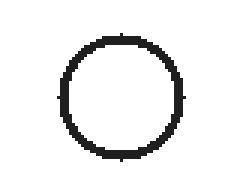
#> input picture assets/url-pilot.png, 80 x 64 px (shown 3 times larger)
$ python normalize.py ../assets/url-pilot.png ../assets/url-pilot.png
#> lines starting #> are read from the running program, lines starting #| are printed output that depends on the picture; after the words box and inside, x2 and y2 are one past the last pixel; in counts of white or black regions, pixels touching at a corner belong together
"""Conservative outline normalization: transparent PNG and #1F1F1F ink.

Only transparent or nearly uniform light backdrops are supported. A complex
background is rejected rather than silently damaging the illustration.
"""
from pathlib import Path
import sys
import numpy as np
from PIL import Image
from scipy import ndimage

INK = (31, 31, 31)
BACKGROUND = (236, 236, 236)


def normalize(source, destination, white_background=False, threshold=225):
#> called with source = '../assets/url-pilot.png', destination = '../assets/url-pilot.png', white_background = False, threshold = 225
    with Image.open(source) as original:
#> original is the input picture: PIL image 80x64 RGBA; mean R, G, B, A 31, 31, 31, 18.3
        im = original.convert('RGBA')
    a = np.asarray(im, dtype=np.uint8)
    rgb = a[:, :, :3].astype(np.float32)
#> rgb: shape (64, 80, 3) float32; every value is 31
    source_alpha = a[:, :, 3].astype(np.float32) / 255.0
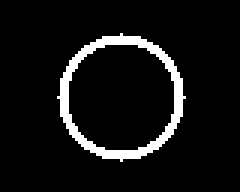
#> source_alpha: shape (64, 80) float32 (shown 3 times larger); values 0 (black) and 1 (white), 7.2% white; 1 white region, box (x1, y1, x2, y2) and area: (19, 11, 62, 54) 368
    h, w = source_alpha.shape
#> h = 64; w = 80

    if source_alpha.min() < 0.98:
        # Preserve genuine transparency, but do not claim the image is subject-only.
        alpha = source_alpha
        method = 'preserved_existing_alpha'
    else:
        # Sample the full perimeter, not just the four corner pixels.
        border = np.concatenate((rgb[0], rgb[-1], rgb[1:-1, 0], rgb[1:-1, -1]))
        bg = np.median(border, axis=0)
        distances = np.max(np.abs(border - bg), axis=1)
        if np.mean(distances <= 18) < 0.94:
            raise ValueError('Complex/nonuniform border: background removal requires review')
        if float(bg.min()) < 180:
            raise ValueError('Background is not light enough for safe dark-ink extraction')
        # Distance from estimated background; soft edges retain antialiasing.
        difference = np.max(np.abs(rgb - bg), axis=2)
        background_candidate = difference <= 24
        seeds = np.zeros((h, w), dtype=bool)
        seeds[0, :] = background_candidate[0, :]
        seeds[-1, :] = background_candidate[-1, :]
        seeds[:, 0] = background_candidate[:, 0]
        seeds[:, -1] = background_candidate[:, -1]
        exterior = ndimage.binary_propagation(seeds, mask=background_candidate)
        # Connected background only: do not delete enclosed white parts of the subject.
        alpha = np.ones((h, w), dtype=np.float32)
        alpha[exterior] = 0.0
        # Subtle antialiasing immediately inside the background boundary.
        edge = ndimage.binary_dilation(exterior, iterations=1) & ~exterior
        alpha[edge] = np.clip(difference[edge] / 65.0, 0.0, 1.0)
        # Safety: refuse a result where most pixels become opaque or none are visible.
        coverage = float(np.mean(alpha > 0.05))
        if coverage > 0.70 or coverage < 0.002:
            raise ValueError(f'Unsafe foreground coverage ({coverage:.1%}); manual review required')
        method = 'border_connected_light_background'

    out = np.zeros_like(a)
    out[:, :, :3] = INK
    out[:, :, 3] = np.rint(alpha * 255).astype(np.uint8)
    if not np.any(out[:, :, 3] == 0) or not np.any(out[:, :, 3] > 0):
        raise ValueError('Output is not a usable transparent illustration')
    dest = Path(destination)
    dest.parent.mkdir(parents=True, exist_ok=True)
    Image.fromarray(out, 'RGBA').save(dest)
    preview = Image.new('RGBA', im.size, (*BACKGROUND, 255))
    preview.alpha_composite(Image.fromarray(out, 'RGBA'))
    preview.convert('RGB').save(dest.with_name(dest.stem + '_preview.png'))
    return {'size': [w, h], 'method': method,
            'visible_pixels': int(np.count_nonzero(out[:, :, 3])),
            'has_transparency': True, 'quality_status': 'needs_visual_review'}


if __name__ == '__main__':
    if len(sys.argv) < 3:
        raise SystemExit('Usage: python scripts/normalize.py input.png output.png')
    print(normalize(sys.argv[1], sys.argv[2]))
